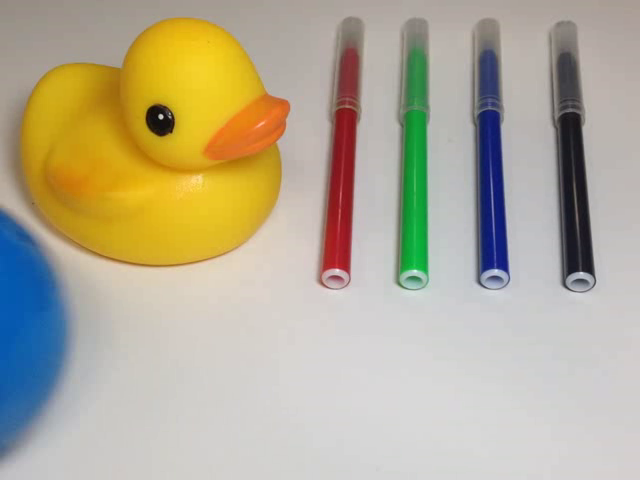
//> input picture frame 10 of OpenCV_for_Cpp/examples/sample1.avi, 640 x 480 px
$ ./Opticalflow   (built with g++ and OpenCV 4)
//> lines starting //> are read from the running program, lines starting //| are printed output that depends on the picture; after the words box and inside, x2 and y2 are one past the last pixel; in counts of white or black regions, pixels touching at a corner belong together
// オプティカルフローは動画の前フレームにあるピクセルと同じものを次のフレームで見つけること、ピクセルの移動量を推定する技術
// 対象の画像サイズを順次変えることで細かい解像度から粗い解像度まで階層化して処理することを画像ピラミッドという
// 上記の内容を扱う理由はある一点のピクセルに着目するのは難しいから
// #include <opencv2/optflow.hpp>, cv::optflow...と記述しないとオプティカルフローは実装できない


#include <iostream>
#include <opencv2/opencv.hpp>
#include <opencv2/optflow.hpp>

using namespace std;
using namespace cv;

void drawOpticalFlow(const Mat& src, Mat& flowVec, Mat& flowHue);

int main()
{
  VideoCapture cap("../examples/sample1.avi");
//   VideoCapture cap("../examples/short_movie2.mov");
  Mat src, flowVec, flowHue;

  while (1) {
    cap >> src; if (src.empty()) break;
//> further down, src is the input picture: 480 rows x 640 cols, CV_8UC3; mean B, G, R 150.4, 172.8, 180.6
    drawOpticalFlow(src, flowVec, flowHue);       // フロー描画（自作関数）
    imshow("入力映像", src);
    imshow("フローベクトル", flowVec);
    imshow("フロー色相", flowHue);
    if (waitKey(20) == 27) break;
  }
}

// フロー描画（自作関数）
void drawOpticalFlow(const Mat& src, Mat& flowVec, Mat& flowHue)
{
  int step = 8;                                   // 計算ステップ
  Mat now, flow, flowXY[2], length, angle, hsv;
  static Mat pre(src.size() / step, CV_8UC1);     // 事前画像（pre）
  cvtColor(src, now, COLOR_RGB2GRAY);             // 現在画像（now）
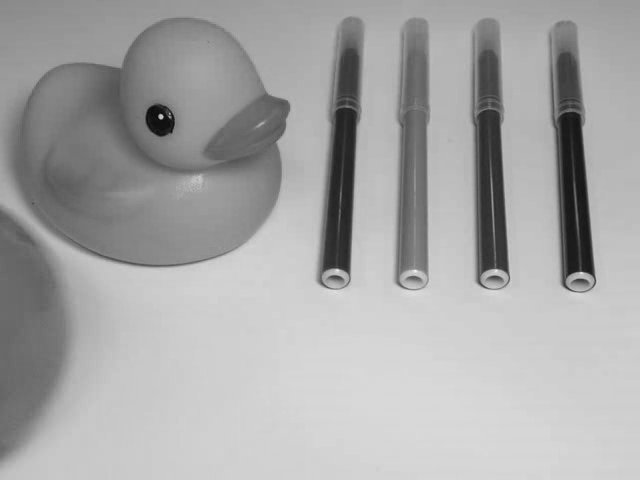
//> now: 480 rows x 640 cols, CV_8UC1; min 10, max 241, mean 167.1
  resize(now, now, src.size() / step);            // 縮小
//> now: 60 rows x 80 cols, CV_8UC1
  flowVec.create(src.size(), CV_8UC1); flowVec.setTo(255);
  flowHue.create(src.size(), CV_8UC3);
  Ptr<cv::optflow::DualTVL1OpticalFlow> opf = cv::optflow::createOptFlow_DualTVL1();  // 計算手法（DualTV-L1法）
  opf->setWarpingsNumber(3);                      // パラメータ設定
  opf->setEpsilon(0.05);
  opf->calc(pre, now, flow);                      // フロー計算
  split(flow, flowXY);
  cartToPolar(flowXY[0], flowXY[1], length, angle, true);   // ベクトルの長さと角度を計算
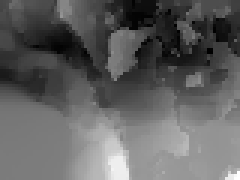
//> length: 60 rows x 80 cols, CV_32FC1 (shown 3 times larger); min 0.0788, max 47.73, mean 18.2; drawn with min black and max white

  // ベクトル描画
  for (int py = 0; py < flowVec.rows; py += step) {
    for (int px = 0; px < flowVec.cols; px += step) {
      int dx = (int)(flowXY[0].at<float>(py / step, px / step) * 8);
      int dy = (int)(flowXY[1].at<float>(py / step, px / step) * 8);
      arrowedLine(flowVec, Point(px, py), Point(px + dx, py + dy), 0); // 矢印描画
    }
  }
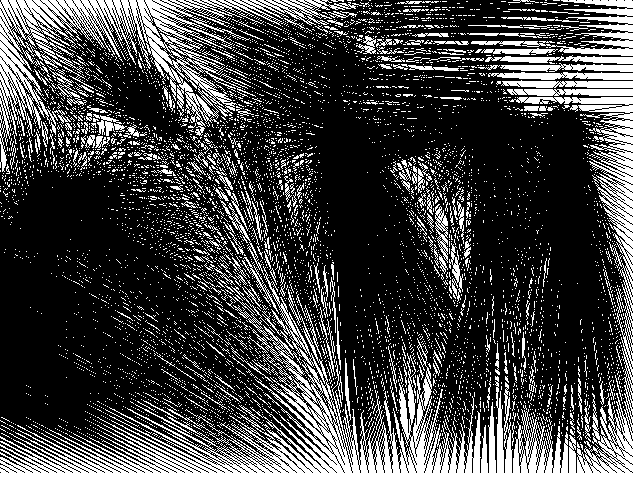
//> flowVec: 480 rows x 640 cols, CV_8UC1; 27.1% white; 6321 white regions (6073 under 20 px), largest, box (x1, y1, x2, y2) and area: (0, 0, 640, 480) 42281, (0, 0, 362, 172) 12788, (435, 204, 448, 263) 336

  // 色相描画
  angle.convertTo(angle, CV_8U, 0.5, 45);         // 0～360度 → 0～180(色相範囲)
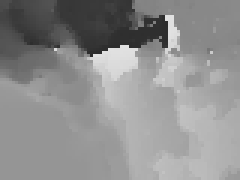
//> angle: 60 rows x 80 cols, CV_8UC1 (shown 3 times larger); min 45, max 225, mean 142.6
  length.convertTo(length, CV_8U, 255);
//> length: 60 rows x 80 cols, CV_8UC1
  // 角度→色相、長さ→彩度、明るさ→255
  vector<Mat> ch{ angle, length, Mat::ones(src.size() / step, CV_8U) * 255 };
//> ch[2]: 60 rows x 80 cols, CV_8UC1; every value is 255
  merge(ch, hsv);
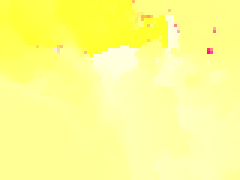
//> hsv: 60 rows x 80 cols, CV_8UC3 (shown 3 times larger); mean B, G, R 142.6, 254.6, 255
  cvtColor(hsv, hsv, COLOR_HSV2BGR);              // 色空間をHSVからBGRに変換
  resize(hsv, flowHue, src.size());               // 入力サイズに拡大
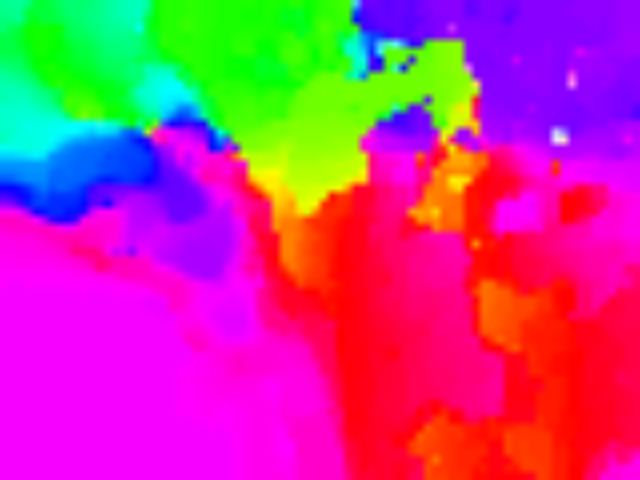
//> flowHue: 480 rows x 640 cols, CV_8UC3; mean B, G, R 140.8, 61.5, 187

  // 全体の平均移動方向矢印描画
  Point cp = flowVec.size() / 2;
//> cp = Point(320, 240)
  int mh = mean(flowXY[0]).val[0] * 100;
//> mh = -626
  int mv = mean(flowXY[1]).val[0] * 100;
//> mv = -933
  arrowedLine(flowVec, cp, cp + Point(mh, mv), Scalar(128), 10, LINE_8, 0, 1);
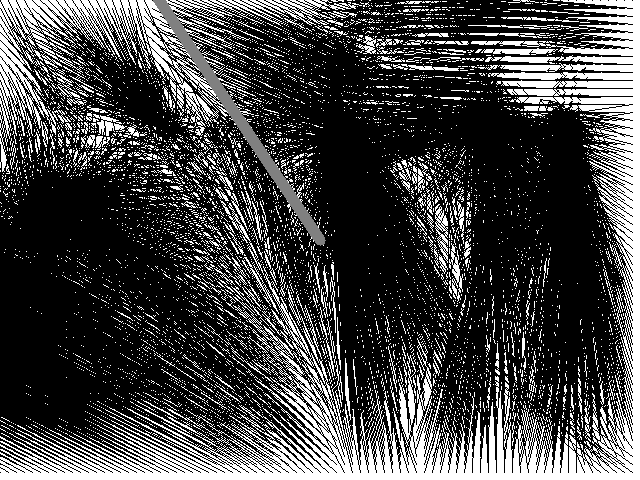
//> flowVec: 480 rows x 640 cols, CV_8UC1; 1.06% of pixels changed, all inside (x1, y1, x2, y2) = (153, 0, 326, 246)
//> the Esc key is pressed
  now.copyTo(pre);                                // 現在画像を事前画像にコピー
}

$ run again, starting later in the video
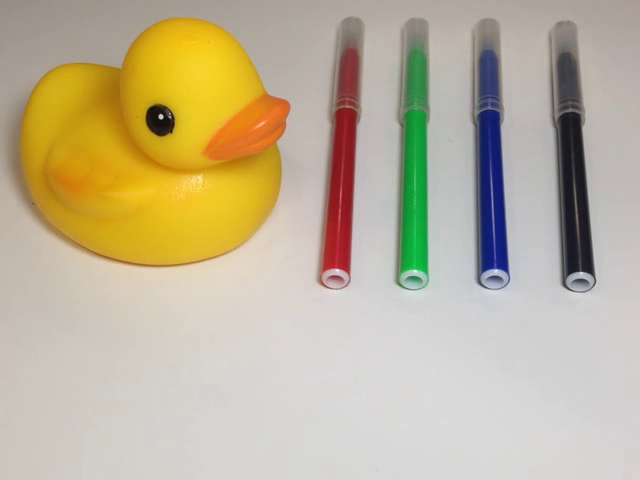
//> input picture frame 49 of OpenCV_for_Cpp/examples/sample1.avi, 640 x 480 px
//> src is the input picture: 480 rows x 640 cols, CV_8UC3; mean B, G, R 153.6, 179.9, 190.9
//> in drawOpticalFlow, `resize(hsv, flowHue, src.size());`:
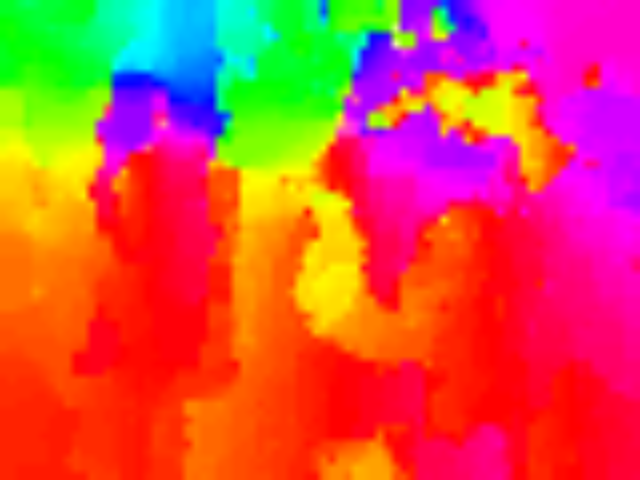
//> flowHue: 480 rows x 640 cols, CV_8UC3; mean B, G, R 68.6, 78.9, 213.1
//> mh = 166
//> mv = -1486
//> in drawOpticalFlow, `arrowedLine(flowVec, cp, cp + Point(mh, mv), Scalar(128), 10, LINE_8, ..`:
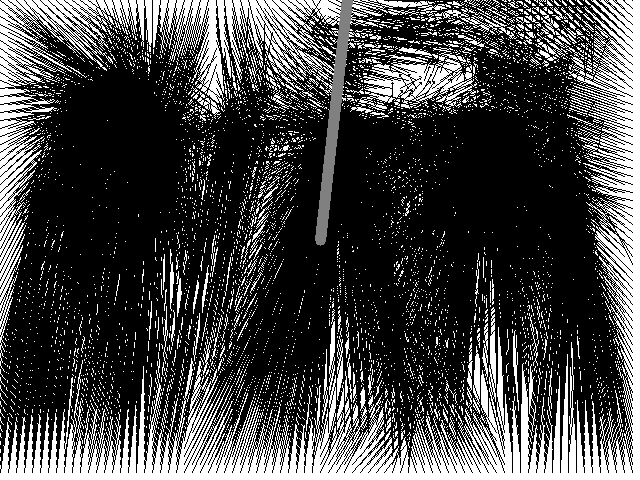
//> flowVec: 480 rows x 640 cols, CV_8UC1; min 0, max 255, mean 70.4

$ run again, starting later in the video
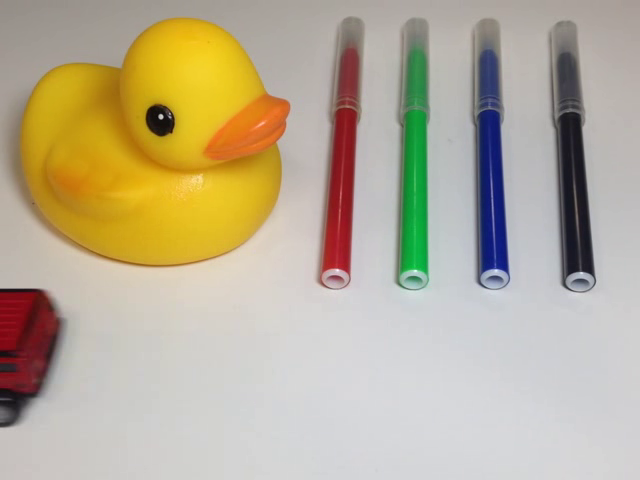
//> input picture frame 87 of OpenCV_for_Cpp/examples/sample1.avi, 640 x 480 px
//> src is the input picture: 480 rows x 640 cols, CV_8UC3; mean B, G, R 150.8, 174.6, 185.1
//> in drawOpticalFlow, `resize(hsv, flowHue, src.size());`:
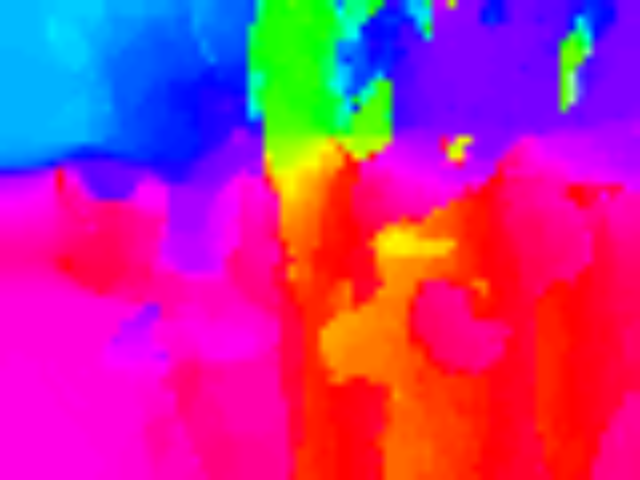
//> flowHue: 480 rows x 640 cols, CV_8UC3; mean B, G, R 146.4, 44.9, 184.3
//> mh = -616
//> mv = -902
//> in drawOpticalFlow, `arrowedLine(flowVec, cp, cp + Point(mh, mv), Scalar(128), 10, LINE_8, ..`:
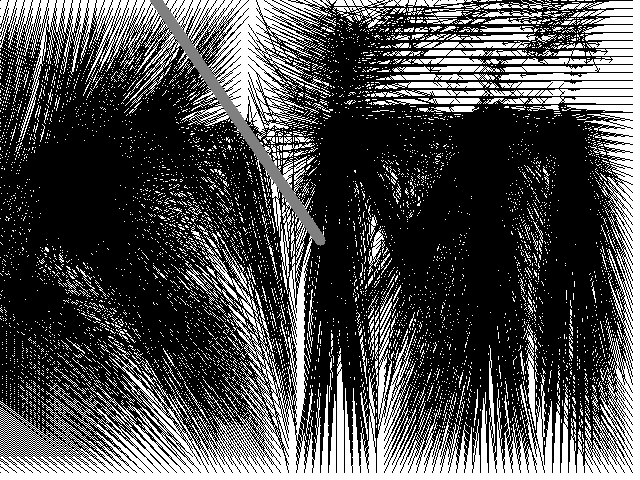
//> flowVec: 480 rows x 640 cols, CV_8UC1; min 0, max 255, mean 79.4
